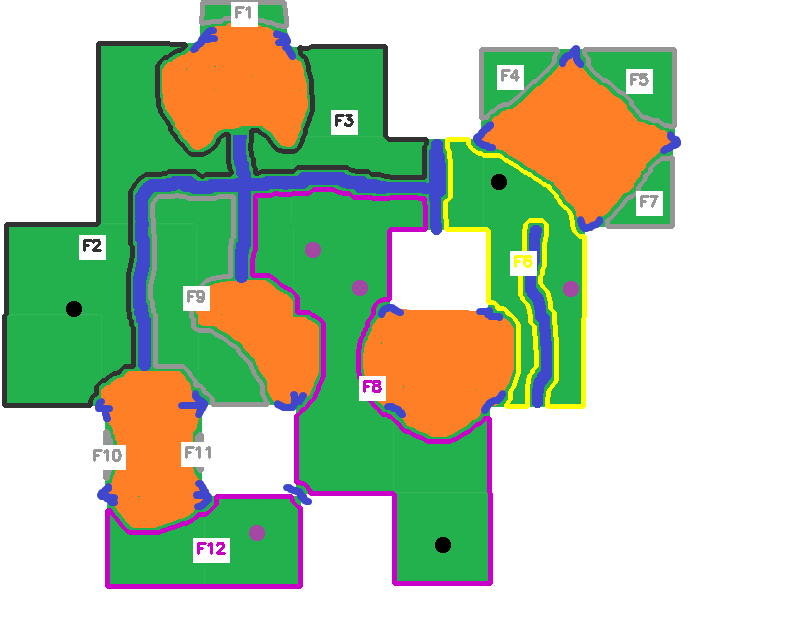
#> input picture OpencvPruebas/CalcCampos/##CarcassoneFieldsv6/resultado.png, 809 x 629 px
$ python main.py '../##CarcassoneFieldsv6/resultado.png' out.png
#> lines starting #> are read from the running program, lines starting #| are printed output that depends on the picture; after the words box and inside, x2 and y2 are one past the last pixel; in counts of white or black regions, pixels touching at a corner belong together
### OpencvPruebas/CalcCampos/CarcassoneFields1/src/image_processor.py
"""
Procesamiento de la imagen del tablero.
"""
import numpy as np
import cv2
from typing import Tuple
from config.colors import COLORS, COLOR_TOLERANCE


class ImageProcessor:
    """Procesa la imagen del tablero de Carcassonne."""

    def __init__(self, image_path: str):
        """
        Inicializa el procesador de imágenes.

        Args:
            image_path: Ruta de la imagen del tablero
        """
#> called with image_path = '../##CarcassoneFieldsv6/resultado.png'
        self.image = cv2.imread(image_path)
#> self.image is the input picture: shape (629, 809, 3); mean B, G, R 169.6, 202, 183.5
        if self.image is None:
            raise ValueError(f"No se pudo cargar la imagen: {image_path}")
        self.image = cv2.cvtColor(self.image, cv2.COLOR_BGR2RGB)
        self.height, self.width = self.image.shape[:2]

    def create_mask(self, color_name: str) -> np.ndarray:
        """
        Crea una máscara binaria para un color específico.

        Args:
            color_name: Nombre del color en COLORS

        Returns:
            Máscara binaria donde True indica el color buscado
        """
#> called with color_name = 'FIELD'
        target_color = np.array(COLORS[color_name])
        lower = np.clip(target_color - COLOR_TOLERANCE, 0, 255)
        upper = np.clip(target_color + COLOR_TOLERANCE, 0, 255)

        mask = cv2.inRange(self.image, lower, upper)
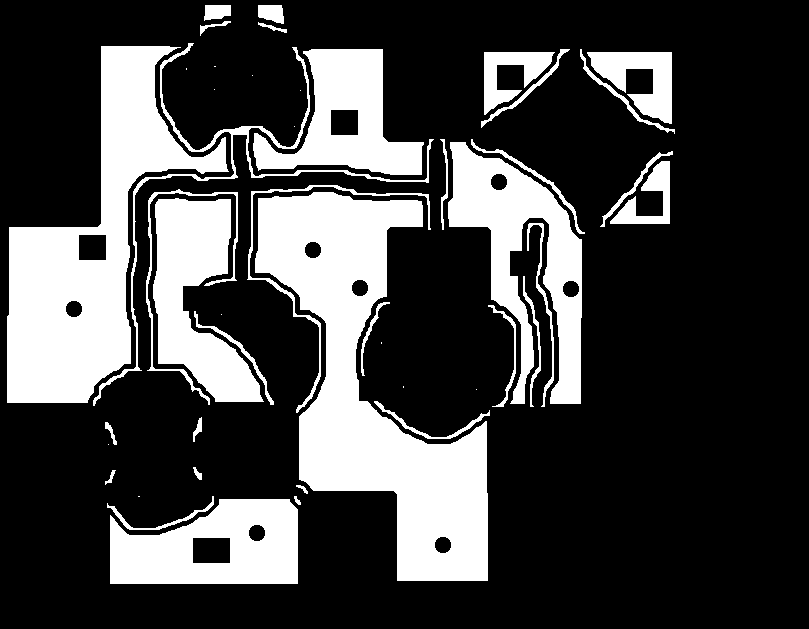
#> mask: shape (629, 809); 26.5% white; 46 white regions (12 under 20 px), largest, box (x1, y1, x2, y2) and area: (255, 192, 488, 581) 38214, (7, 46, 229, 403) 29908, (448, 142, 582, 404) 14372
        return mask > 0

    def get_combined_barrier_mask(self) -> np.ndarray:
        """
        Crea una máscara combinada de barreras (caminos + castillos).

        Returns:
            Máscara binaria de barreras
        """
        road_mask = self.create_mask('ROAD')
#> call 2 of create_mask, with color_name = 'ROAD'
#> in create_mask (call 2), `mask = cv2.inRange(self.image, lower, upper)`:
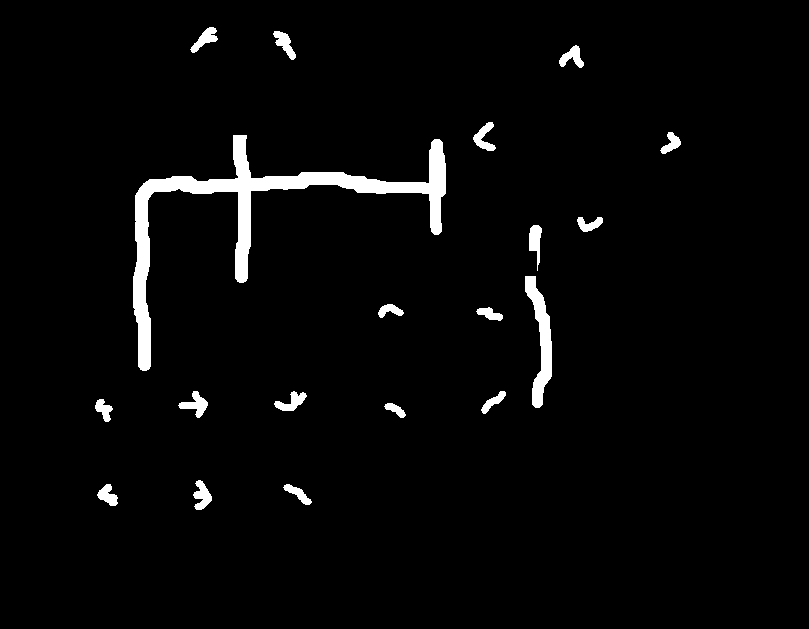
#> mask: shape (629, 809); 3% white; 19 white regions, largest, box (x1, y1, x2, y2) and area: (133, 135, 446, 371) 9321, (525, 276, 552, 408) 1574, (178, 391, 208, 418) 353
        castle_mask = self.create_mask('CASTLE')
#> call 3 of create_mask, with color_name = 'CASTLE'
#> in create_mask (call 3), `mask = cv2.inRange(self.image, lower, upper)`:
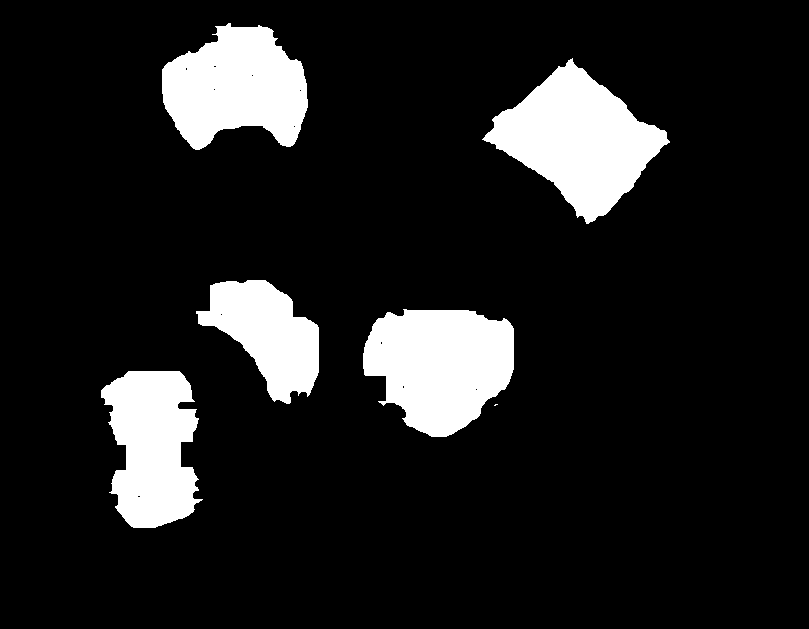
#> mask: shape (629, 809); 12.3% white; 6 white regions (1 under 20 px), largest, box (x1, y1, x2, y2) and area: (482, 58, 670, 224) 15309, (363, 309, 514, 437) 14350, (162, 23, 308, 150) 12966, (101, 371, 203, 528) 11511, (196, 280, 319, 404) 8521
        return road_mask | castle_mask
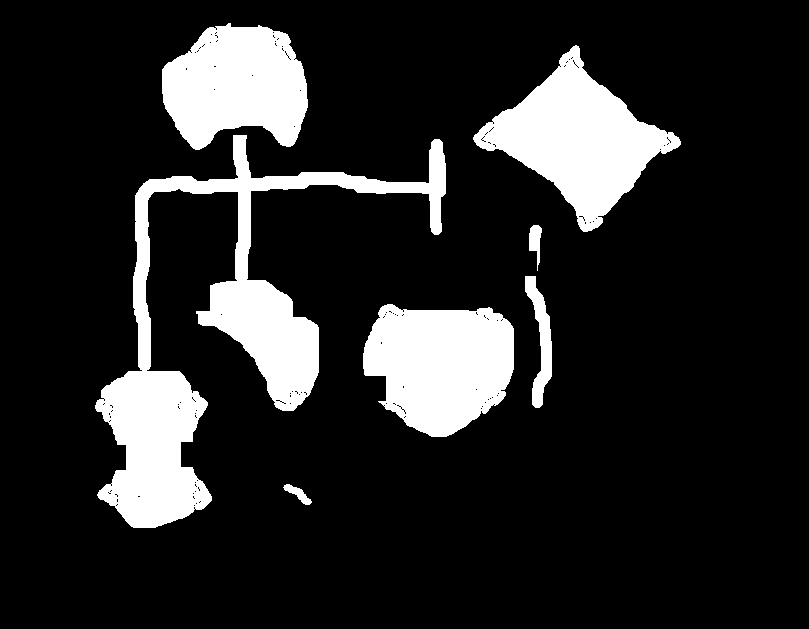
#> returned value: shape (629, 809) bool; 15.3% white; 7 white regions, largest, box (x1, y1, x2, y2) and area: (95, 135, 446, 528) 30844, (473, 45, 681, 232) 16373, (363, 304, 514, 437) 15146

### OpencvPruebas/CalcCampos/CarcassoneFields1/src/field_detector.py
"""
Detección y segmentación de campos.
"""
import numpy as np
from scipy import ndimage
from typing import List, Dict, Tuple
from dataclasses import dataclass


@dataclass
class Field:
    """Representa un campo en el tablero."""
    id: int
    pixels: np.ndarray  # Máscara del campo
    meeples: Dict[str, int]  # Conteo de meeples por jugador
    area: int


class FieldDetector:
    """Detecta y segmenta campos en el tablero."""

    def __init__(self, field_mask: np.ndarray, barrier_mask: np.ndarray):
        """
        Inicializa el detector de campos.

        Args:
            field_mask: Máscara de campos (verde)
            barrier_mask: Máscara de barreras (caminos + castillos)
        """
        self.field_mask = field_mask
        self.barrier_mask = barrier_mask
        # Los campos son verdes que NO están en barreras
        self.clean_field_mask = field_mask & ~barrier_mask

    def detect_fields(self) -> Tuple[np.ndarray, int]:
        """
        Detecta regiones de campos conectadas.

        Returns:
            labeled_array: Array con campos etiquetados
            num_fields: Número de campos detectados
        """
        # Estructura de conectividad (8-conectado)
        structure = np.ones((3, 3), dtype=int)

        labeled_array, num_fields = ndimage.label(
            self.clean_field_mask,
            structure=structure
        )

        return labeled_array, num_fields

    def count_meeples_in_field(
        self,
        field_label: int,
        labeled_fields: np.ndarray,
        meeple_masks: Dict[str, np.ndarray]
    ) -> Dict[str, int]:
        """
        Cuenta meeples de cada jugador en un campo.

        Args:
            field_label: ID del campo
            labeled_fields: Array de campos etiquetados
            meeple_masks: Diccionario con máscaras de meeples por jugador

        Returns:
            Diccionario con conteo de meeples por jugador
        """
        field_pixels = (labeled_fields == field_label)
        counts = {}

        for meeple_type, mask in meeple_masks.items():
            # Contar píxeles de meeple dentro del campo
            meeples_in_field = field_pixels & mask
            counts[meeple_type] = np.sum(meeples_in_field)

        return counts

    def create_fields(
        self,
        labeled_fields: np.ndarray,
        num_fields: int,
        meeple_masks: Dict[str, np.ndarray]
    ) -> List[Field]:
        """
        Crea objetos Field para cada campo detectado.

        Args:
            labeled_fields: Array de campos etiquetados
            num_fields: Número de campos
            meeple_masks: Máscaras de meeples

        Returns:
            Lista de objetos Field
        """
        fields = []

        for field_id in range(1, num_fields + 1):
            field_pixels = (labeled_fields == field_id)
            area = np.sum(field_pixels)

            if area == 0:  # Campo vacío, skip
                continue

            meeples = self.count_meeples_in_field(
                field_id,
                labeled_fields,
                meeple_masks
            )

            field = Field(
                id=field_id,
                pixels=field_pixels,
                meeples=meeples,
                area=area
            )

            fields.append(field)

        return fields

### OpencvPruebas/CalcCampos/CarcassoneFields1/src/scoring.py
"""
Cálculo de puntuación de campos.
"""
from typing import Dict, List, Tuple
from src.field_detector import Field
import numpy as np
from scipy import ndimage


class FieldScorer:
    """Calcula puntuación de campos."""

    def __init__(self, castle_mask: np.ndarray):
        """
        Inicializa el calculador de puntos.

        Args:
            castle_mask: Máscara de castillos
        """
        self.castle_mask = castle_mask

    def count_adjacent_castles(self, field: Field) -> int:
        """
        Cuenta castillos adyacentes a un campo.

        Args:
            field: Campo a analizar

        Returns:
            Número de castillos adyacentes únicos
        """
        # Dilatar el campo para encontrar vecinos
        dilated = ndimage.binary_dilation(field.pixels, iterations=2)

        # Castillos que tocan el campo
        adjacent_castles = dilated & self.castle_mask

        if not np.any(adjacent_castles):
            return 0

        # Contar regiones de castillos únicas
        labeled_castles, num_castles = ndimage.label(adjacent_castles)

        return num_castles

    def determine_owner(self, field: Field) -> Tuple[str, bool]:
        """
        Determina el dueño de un campo.

        Args:
            field: Campo a analizar

        Returns:
            (owner, is_tie): Tupla con el dueño y si hay empate
        """
        if not field.meeples or all(count == 0 for count in field.meeples.values()):
            return None, False

        max_count = max(field.meeples.values())
        owners = [player for player, count in field.meeples.items() if count == max_count]

        if len(owners) > 1:
            return 'TIE', True

        return owners[0], False

    def calculate_field_score(self, field: Field) -> int:
        """
        Calcula puntos de un campo (3 puntos por castillo adyacente).

        Args:
            field: Campo a puntuar

        Returns:
            Puntos del campo
        """
        num_castles = self.count_adjacent_castles(field)
        return num_castles * 3

    def calculate_all_scores(
        self,
        fields: List[Field]
    ) -> Dict[str, Dict]:
        """
        Calcula puntuación para todos los campos.

        Args:
            fields: Lista de campos

        Returns:
            Diccionario con información de puntuación por campo
        """
        results = {}

        for field in fields:
            owner, is_tie = self.determine_owner(field)
            score = self.calculate_field_score(field)

            results[field.id] = {
                'owner': owner,
                'is_tie': is_tie,
                'score': score,
                'meeples': field.meeples.copy(),
                'castles': score // 3,
                'area': field.area
            }

        return results

    def calculate_player_totals(
        self,
        field_results: Dict[str, Dict]
    ) -> Dict[str, int]:
        """
        Calcula puntos totales por jugador.

        Args:
            field_results: Resultados por campo

        Returns:
            Puntos totales por jugador
        """
        totals = {}

        for field_data in field_results.values():
            owner = field_data['owner']
            score = field_data['score']
            is_tie = field_data['is_tie']

            if owner and owner != 'TIE':
                totals[owner] = totals.get(owner, 0) + score
            elif is_tie:
                # En caso de empate, todos los jugadores empatados reciben puntos
                for player, count in field_data['meeples'].items():
                    if count == max(field_data['meeples'].values()) and count > 0:
                        totals[player] = totals.get(player, 0) + score

        return totals

### OpencvPruebas/CalcCampos/CarcassoneFields1/src/visualizer.py
"""
Visualización de resultados.
"""
import numpy as np
import cv2
from typing import List, Dict
from src.field_detector import Field
from config.colors import PLAYER_NAMES
import random


class FieldVisualizer:
    """Visualiza campos y resultados."""

    def __init__(self, original_image: np.ndarray):
        """
        Inicializa el visualizador.

        Args:
            original_image: Imagen original del tablero
        """
        self.original = original_image.copy()
        self.height, self.width = original_image.shape[:2]

    # [13 lines left out: function generate_field_colors, not called in this run]

    def draw_field_boundaries(
        self,
        fields: List[Field],
        field_results: Dict[int, Dict]
    ) -> np.ndarray:
        """
        Dibuja contornos de campos con colores según el dueño.

        Args:
            fields: Lista de campos
            field_results: Resultados de puntuación

        Returns:
            Imagen con contornos dibujados
        """
        result_image = self.original.copy()

        # Colores para cada jugador
        owner_colors = {
            'MEEPLE_1': (200, 0, 200),  # Violeta
            'MEEPLE_2': (50, 50, 50),   # Gris oscuro
            'TIE': (255, 255, 0),        # Amarillo
            None: (150, 150, 150)        # Gris
        }

        for field in fields:
            # Crear máscara uint8 para findContours
            field_mask = (field.pixels * 255).astype(np.uint8)

            # Encontrar contornos
            contours, _ = cv2.findContours(
                field_mask,
                cv2.RETR_EXTERNAL,
                cv2.CHAIN_APPROX_SIMPLE
            )

            # Color según dueño
            owner = field_results[field.id]['owner']
            color = owner_colors.get(owner, (150, 150, 150))

            # Dibujar contorno
            cv2.drawContours(result_image, contours, -1, color, 3)

            # Añadir etiqueta
            if contours:
                M = cv2.moments(contours[0])
                if M["m00"] != 0:
                    cx = int(M["m10"] / M["m00"])
                    cy = int(M["m01"] / M["m00"])

                    text = f"F{field.id}"
                    cv2.putText(
                        result_image, text, (cx-20, cy),
                        cv2.FONT_HERSHEY_SIMPLEX, 0.5, color, 2
                    )

        return result_image

    def create_summary_image(
        self,
        field_results: Dict[int, Dict],
        player_totals: Dict[str, int]
    ) -> np.ndarray:
        """
        Crea imagen resumen con información de puntuación.

        Args:
            field_results: Resultados por campo
            player_totals: Totales por jugador

        Returns:
            Imagen resumen
        """
        # Crear imagen blanca
        img_height = max(200, 100 + len(field_results) * 30)
        summary = np.ones((img_height, 600, 3), dtype=np.uint8) * 255

        y_pos = 30

        # Título - CAMBIO AQUÍ: FONT_HERSHEY_SIMPLEX en lugar de BOLD
        cv2.putText(
            summary, "RESULTADOS DE CAMPOS", (20, y_pos),
            cv2.FONT_HERSHEY_SIMPLEX, 0.8, (0, 0, 0), 2
        )
        y_pos += 40

        # Resultados por campo
        if len(field_results) == 0:
            cv2.putText(
                summary, "No se detectaron campos", (20, y_pos),
                cv2.FONT_HERSHEY_SIMPLEX, 0.6, (0, 0, 200), 1
            )
            y_pos += 30
        else:
            for field_id, data in sorted(field_results.items()):
                owner_name = PLAYER_NAMES.get(data['owner'], 'Sin dueno')
                if data['is_tie']:
                    owner_name = 'EMPATE'

                text = f"Campo {field_id}: {owner_name} | {data['score']} pts | {data['castles']} castillos"
                cv2.putText(
                    summary, text, (20, y_pos),
                    cv2.FONT_HERSHEY_SIMPLEX, 0.5, (0, 0, 0), 1
                )
                y_pos += 25

        # Totales
        y_pos += 15
        cv2.putText(
            summary, "TOTALES:", (20, y_pos),
            cv2.FONT_HERSHEY_SIMPLEX, 0.7, (0, 0, 0), 2
        )
        y_pos += 25

        if len(player_totals) == 0:
            cv2.putText(
                summary, "Sin puntos", (20, y_pos),
                cv2.FONT_HERSHEY_SIMPLEX, 0.5, (100, 100, 100), 1
            )
        else:
            for player, total in player_totals.items():
                player_name = PLAYER_NAMES.get(player, player)
                text = f"{player_name}: {total} puntos"
                cv2.putText(
                    summary, text, (20, y_pos),
                    cv2.FONT_HERSHEY_SIMPLEX, 0.5, (0, 0, 0), 1
                )
                y_pos += 25

        return summary

### OpencvPruebas/CalcCampos/CarcassoneFields1/main.py
"""
Programa principal para análisis de campos en Carcassonne.
"""
import sys
import os
import cv2

# Configurar encoding para Windows
if sys.platform == 'win32':
    import codecs
    if sys.stdout.encoding != 'utf-8':
        sys.stdout = codecs.getwriter('utf-8')(sys.stdout.buffer, 'strict')
        sys.stderr = codecs.getwriter('utf-8')(sys.stderr.buffer, 'strict')

from src.image_processor import ImageProcessor
from src.field_detector import FieldDetector
from src.scoring import FieldScorer
from src.visualizer import FieldVisualizer
from config.colors import PLAYER_NAMES


def print_safe(text):
    """Imprime texto de forma segura en cualquier plataforma."""
    try:
        print(text)
    except UnicodeEncodeError:
        # Fallback: remover caracteres especiales
        print(text.encode('ascii', 'replace').decode('ascii'))


def main(image_path: str, output_path: str = None):
    """
    Ejecuta el análisis completo de campos.

    Args:
        image_path: Ruta de la imagen del tablero
        output_path: Ruta para guardar resultado (opcional)
    """
    print_safe("=" * 60)
    print_safe("ANALISIS DE CAMPOS - CARCASSONNE")
    print_safe("=" * 60)

    # 1. Procesar imagen
    print_safe("\n[1/5] Procesando imagen...")
    processor = ImageProcessor(image_path)

    # 2. Crear máscaras
    print_safe("[2/5] Creando mascaras...")
    field_mask = processor.create_mask('FIELD')
    barrier_mask = processor.get_combined_barrier_mask()
    castle_mask = processor.create_mask('CASTLE')

    meeple_masks = {
        'MEEPLE_1': processor.create_mask('MEEPLE_1'),
        'MEEPLE_2': processor.create_mask('MEEPLE_2'),
    }
#> in create_mask (call 5), `mask = cv2.inRange(self.image, lower, upper)`:
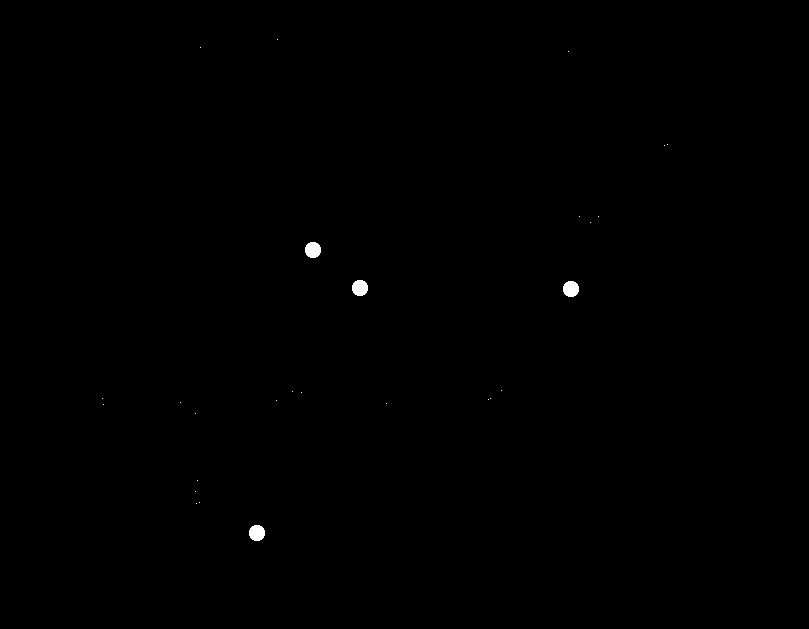
#> mask: shape (629, 809); 0.17% white; 27 white regions (23 under 20 px), largest, box (x1, y1, x2, y2) and area: (305, 242, 321, 258) 208, (352, 280, 368, 296) 208, (563, 281, 579, 297) 208, (249, 525, 265, 541) 208
#> (the rest of the program and of its run is left out)
